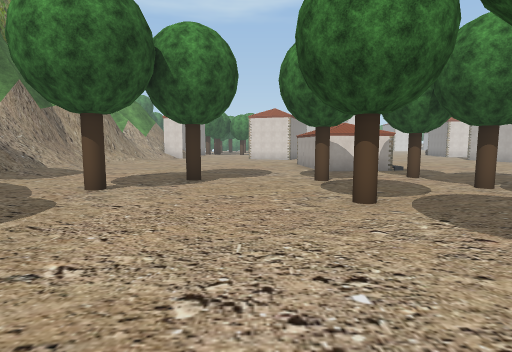
view 1 (above)

24 first-person views from a walk through a scene from a Unity 3-D project. The camera is 1.5 m above the floor, tilts 6° down and sees 80° across. The floor is counted in squares, 2 m on a side. Each view is taken from the middle of a square. On the plan, view 1 faces up. The plan holds only what a view shows up to about 10 squares ahead; the rest is blank. The place goes on beyond the plan. Some trees and plants on the terrain are drawn as simple stand-ins. The player character is not drawn. Some animated figures are not drawn. Some surface patterns are stand-ins.

view 2
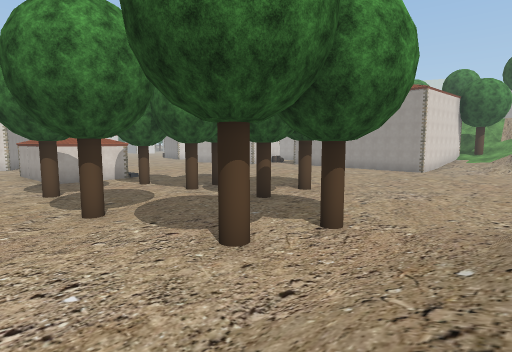

view 3
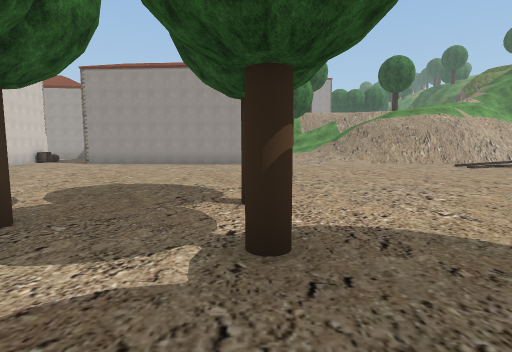

view 4
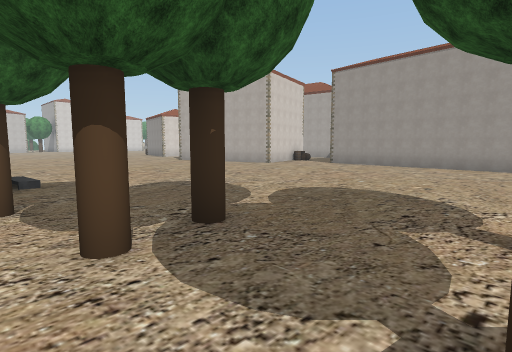

view 5
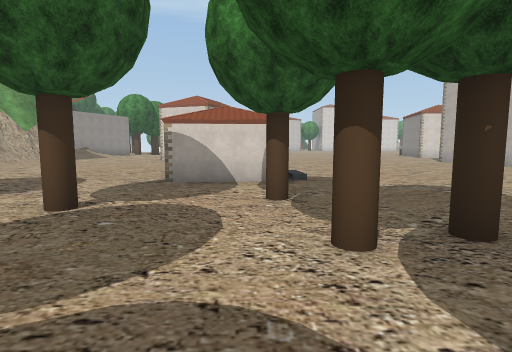

view 6
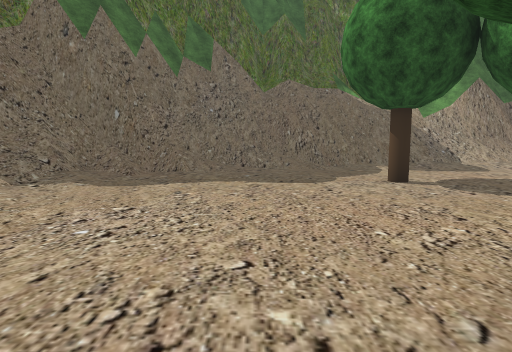

view 7
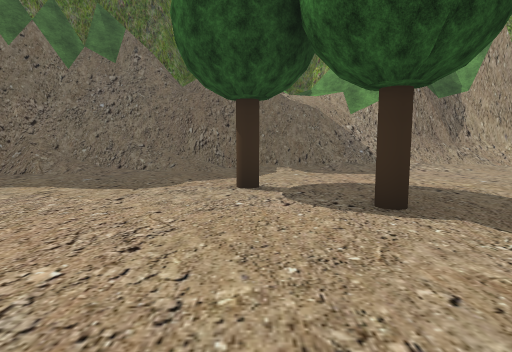

view 8
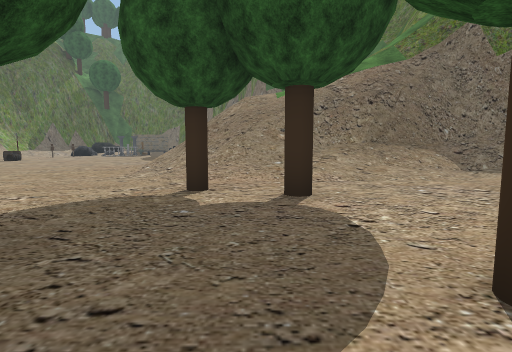

view 9
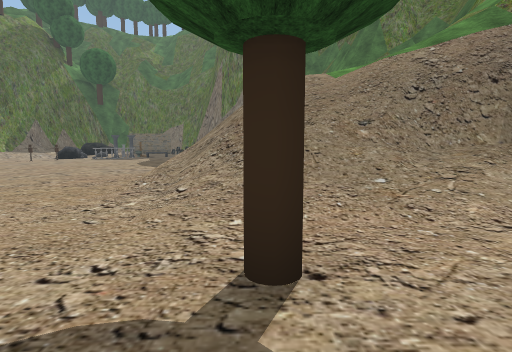

view 10
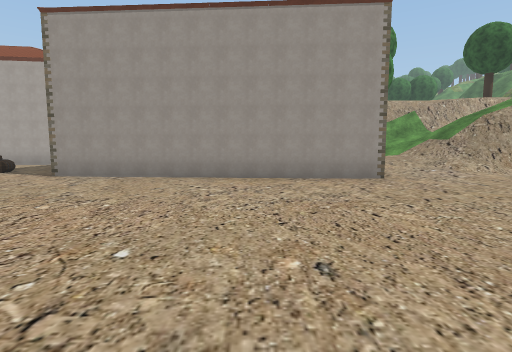

view 11
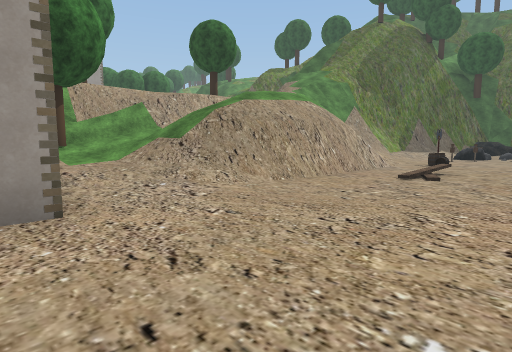

view 12
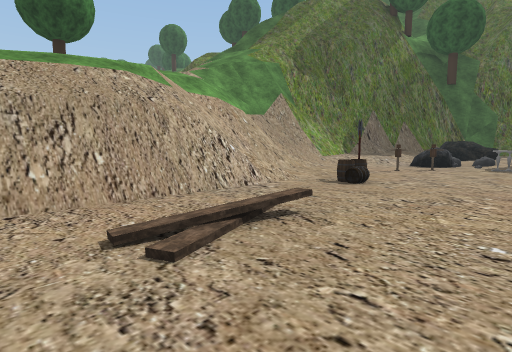

view 13
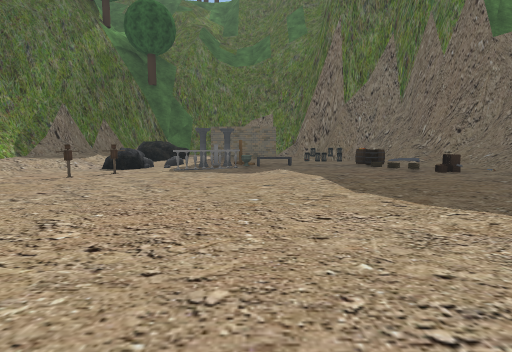

view 14
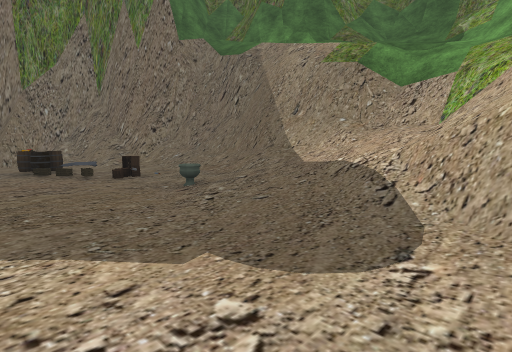

view 15
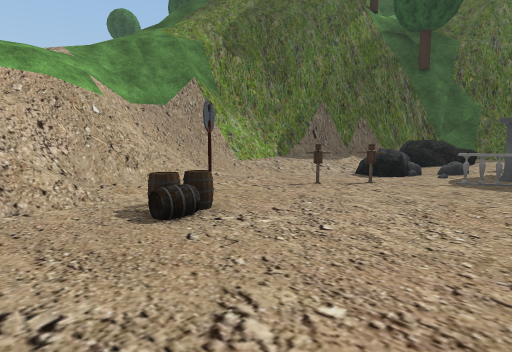

view 16
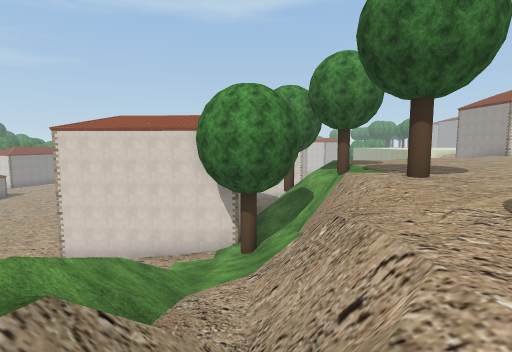

view 17
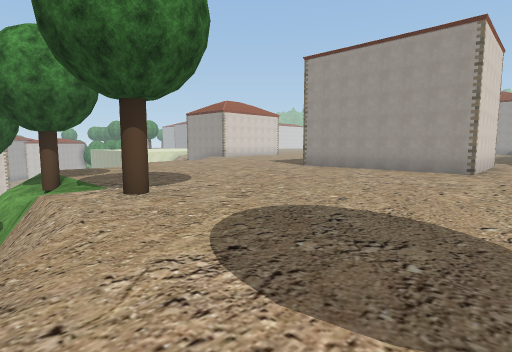

view 18
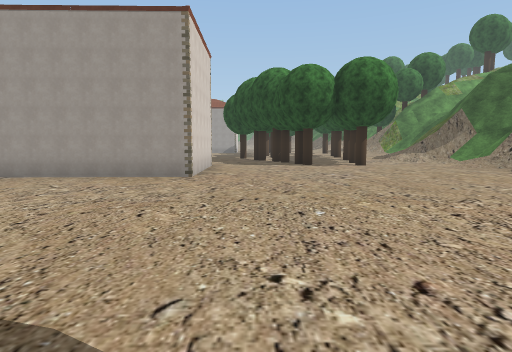

view 19
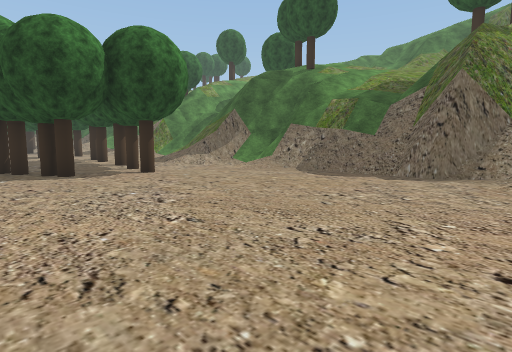

view 20
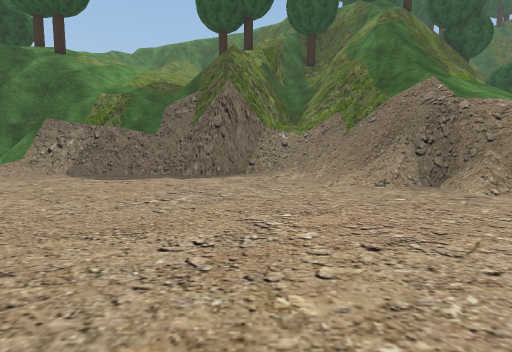

view 21
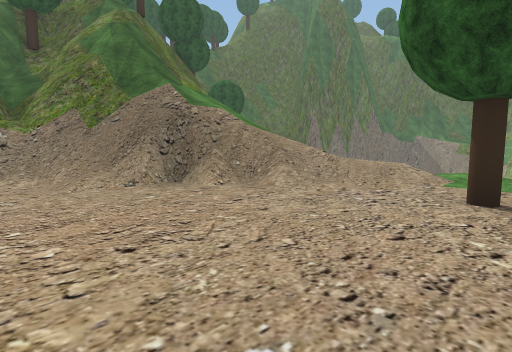

view 22
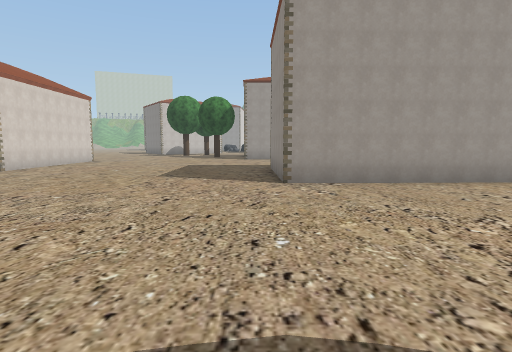

view 23
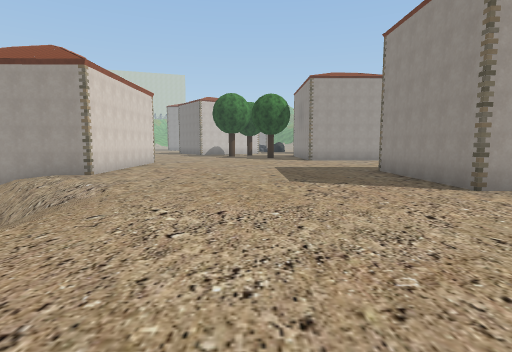

view 24
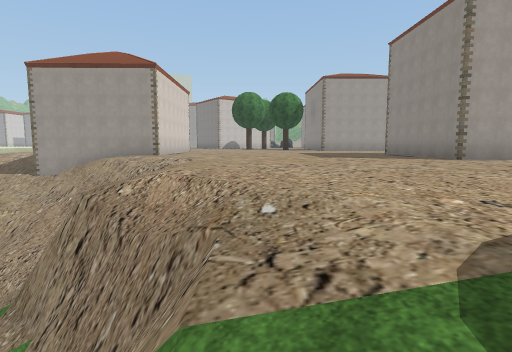

### Floor plan
Key: @ floor where view 1 was taken; # wall or solid block; x gap in a wall; . main floor; : floor 0.5 m higher than the main floor; + floor 5 m higher than the main floor; * floor 5.25 m higher than the main floor; % floor 5.75 m higher than the main floor; / step, stairs or slope; = window, fence, low wall or low ledge; ^ raised ledge; v drop or lower ground; T tree; H house; B barrel; F fence; L flowerpot; O other object.
Columns run from 8 left of view 1 to 36 right of it. Each row starts with its distance up from view 1.
 15              ..                         //
 14 ##     ...  H.. ...                    ///H
 13 #//  :::..   .. ....    B.            ///
 12 #//: :::..   .......   ...          /////
 11 #//:::::..   /...........          ##////
 10 =//:::::...............#          =#= //*##H
  9 ///::::................#         =#////*****
  8 ///:::T...T.T..........#         #/*********
  7 ///:::........T........#       ///**********
  6 /#/::T.......T.........#     T//************
  5 v#/::::...T............#    ///*************
  4  #/::::::::::T.T.......#    //+/************
  3 ##/:::::::::::.........#####// *************
  2  #//::::::T::::........:////T#/*******H###**
  1  ##=::::::::T::........://///x/T******##
  0  ###////@/////:......../#=///v/*******#
 -1    ###/////////:......./#/////********#
 -2    #######=////:.......##///=#********####
 -3      #v/////////.......##///=#************
 -4      #//////   /.......##/// /************
 -5       //   //#/........##/////T************TT
 -6       ////=////........=//////************TT*
 -7      #/////////:.......////////**************
 -8      #////#////::.....B./##/////**********TTT
 -9      #////=//L::::....../###/#///***********
-10       ////#=//::::......//=#x //#/*********
-11        ##/#////:::....O.//##v///=//%****//
-12         #=#///OO::....O./=##v//////###^####
-13         ##^^//BBO::OF.O///## =###=v##v^v/##
-14            ^#/::OOOOO.O//##  ==###vv#////vvx

Positions as (right, up) in squares from view 1, and headings:
1: (0, 0), facing up
2: (0, -1), facing up-right
3: (3, 4), facing right
4: (4, 4), facing up-right
5: (4, 4), facing up
6: (3, 3), facing left
7: (2, 6), facing left
8: (3, 6), facing down
9: (4, 3), facing down
10: (8, 6), facing right
11: (11, 4), facing down-right
12: (11, -2), facing down-right
13: (10, -4), facing down
14: (8, -5), facing down-left
15: (11, -6), facing down-right
16: (20, -5), facing up
17: (21, -4), facing up-right
18: (23, -4), facing right
19: (26, -4), facing down-right
20: (27, -4), facing down
21: (27, -4), facing down-left
22: (24, 3), facing right
23: (25, 6), facing right
24: (23, 7), facing right
